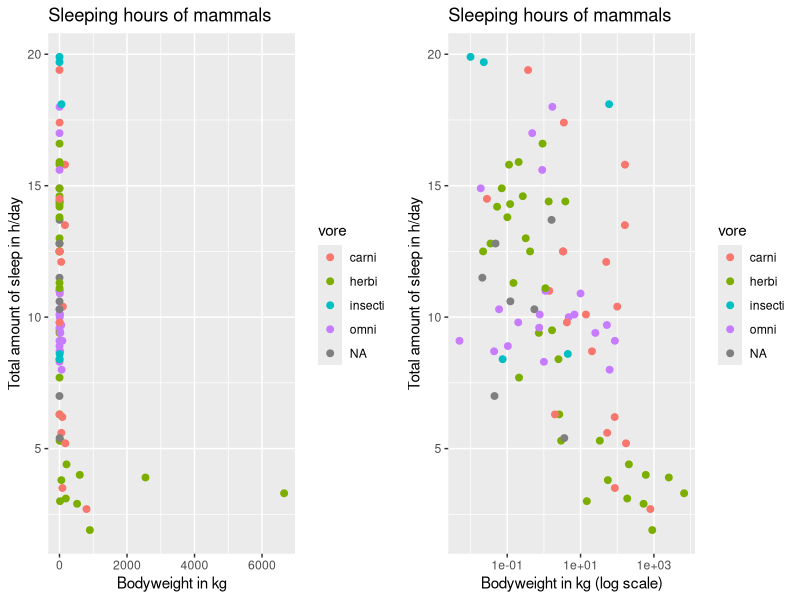

The R script that drew this image:
library(ggplot2)
library(gridExtra)
data()
View(msleep)

# normal scale
normalScale <- ggplot(msleep, aes(x = bodywt, y = sleep_total))+
  geom_point(aes(colour = vore),
             size = 2)+
  xlab("Bodyweight in kg")+
  ylab("Total amount of sleep in h/day")+
  ggtitle("Sleeping hours of mammals")


logScale <- ggplot(msleep, aes(x = bodywt, y = sleep_total))+
  geom_point(aes(colour = vore),
             size = 2)+
  # geom_text(data = subset(msleep, name == "Lesser short-tailed shrew" |
  #                           name == "African elephant"),
  #           aes(label = name),
  #           color = "black",
  #           nudge_y = -1)+
  xlab("Bodyweight in kg (log scale)")+
  ylab("Total amount of sleep in h/day")+
  scale_x_continuous(trans="log10")+
  ggtitle("Sleeping hours of mammals")

grid.arrange(normalScale,logScale, ncol=2)
